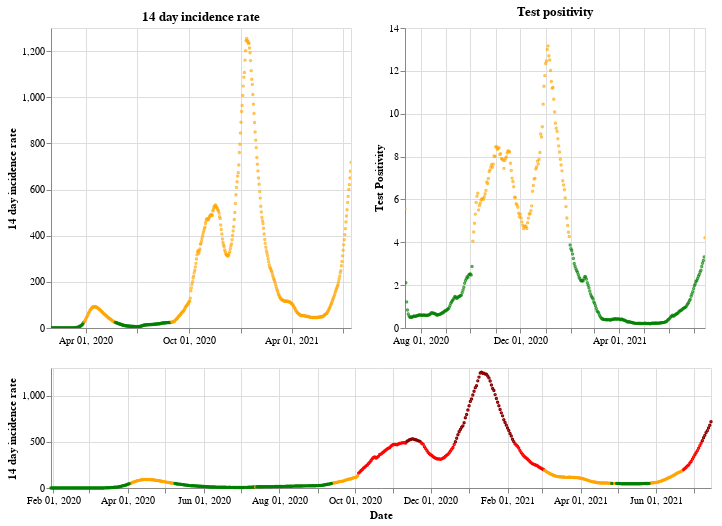

Source (notebook cell):
### Markdown cell above
## England

### Code cell
plot_traffic_light('England')

### Figure 1 — Vega-Lite specification as saved in the notebook (floating-point values rounded to 4 significant figures; data arrays with more than 128 entries replaced by an {"elided": "..."} marker saying what was removed)
{"config": {"view": {"continuousWidth": 400, "continuousHeight": 300}}, "vconcat": [{"hconcat": [{"mark": {"type": "point", "size": 2}, "encoding": {"color": {"condition": {"value": "green", "test": "(datum.twoWeeklyCasesRate <= 25)"}, "value": "orange"}, "tooltip": [{"type": "nominal", "field": "areaName"}, {"type": "temporal", "field": "date"}, {"type": "quantitative", "field": "twoWeeklyCasesRate"}, {"type": "quantitative", "field": "testPositivity"}], "x": {"type": "temporal", "axis": {"title": ""}, "field": "date", "scale": {"domain": {"selection": "DateBrush"}}, "timeUnit": "yearmonthdate"}, "y": {"type": "quantitative", "axis": {"title": "14 day incidence rate"}, "field": "twoWeeklyCasesRate"}}, "title": "14 day incidence rate", "width": 300}, {"mark": {"type": "point", "size": 2}, "encoding": {"color": {"condition": {"value": "green", "test": "(datum.testPositivity <= 4)"}, "value": "orange"}, "tooltip": [{"type": "nominal", "field": "areaName"}, {"type": "temporal", "field": "date"}, {"type": "quantitative", "field": "twoWeeklyCasesRate"}, {"type": "quantitative", "field": "testPositivity"}], "x": {"type": "temporal", "axis": {"title": ""}, "field": "date", "scale": {"domain": {"selection": "DateBrush"}}, "timeUnit": "yearmonthdate"}, "y": {"type": "quantitative", "axis": {"title": "Test Positivity"}, "field": "testPositivity"}}, "title": "Test positivity", "width": 300}]}, {"layer": [{"mark": {"type": "point", "size": 2}, "encoding": {"color": {"condition": {"value": "orange", "test": "(((datum.testPositivity < 4) && (datum.twoWeeklyCasesRate >= 50)) && (datum.twoWeeklyCasesRate < 200))"}, "value": "red"}, "opacity": {"condition": {"value": 1, "test": "((datum.twoWeeklyCasesRate >= 50) && (datum.twoWeeklyCasesRate < 500))"}, "value": 0}, "tooltip": [{"type": "nominal", "field": "areaName"}, {"type": "temporal", "field": "date"}, {"type": "quantitative", "field": "twoWeeklyCasesRate"}, {"type": "quantitative", "field": "testPositivity"}], "x": {"type": "temporal", "axis": {"title": "Date"}, "field": "date", "timeUnit": "yearmonthdate"}, "y": {"type": "quantitative", "axis": {"title": "14 day incidence rate"}, "field": "twoWeeklyCasesRate"}}, "selection": {"DateBrush": {"type": "interval", "encodings": ["x"], "fields": ["Time"]}}}, {"mark": {"type": "point", "size": 2}, "encoding": {"color": {"value": "darkred"}, "opacity": {"condition": {"value": 1, "test": "(datum.twoWeeklyCasesRate >= 500)"}, "value": 0}, "tooltip": [{"type": "nominal", "field": "areaName"}, {"type": "temporal", "field": "date"}, {"type": "quantitative", "field": "twoWeeklyCasesRate"}, {"type": "quantitative", "field": "testPositivity"}], "x": {"type": "temporal", "axis": {"title": "Date"}, "field": "date", "timeUnit": "yearmonthdate"}, "y": {"type": "quantitative", "axis": {"title": "14 day incidence rate"}, "field": "twoWeeklyCasesRate"}}}, {"mark": {"type": "point", "size": 2}, "encoding": {"color": {"condition": {"value": "green", "test": "((datum.testPositivity < 4) && (datum.twoWeeklyCasesRate < 50))"}, "value": "orange"}, "opacity": {"condition": {"value": 1, "test": "(datum.twoWeeklyCasesRate < 50)"}, "value": 0}, "tooltip": [{"type": "nominal", "field": "areaName"}, {"type": "temporal", "field": "date"}, {"type": "quantitative", "field": "twoWeeklyCasesRate"}, {"type": "quantitative", "field": "testPositivity"}], "x": {"type": "temporal", "axis": {"title": "Date"}, "field": "date", "timeUnit": "yearmonthdate"}, "y": {"type": "quantitative", "axis": {"title": "14 day incidence rate"}, "field": "twoWeeklyCasesRate"}}}], "height": 120, "width": 660}], "data": {"name": "data-4eef86838a3cb27c52b7bddeef29cfa1"}, "$schema": "https://vega.github.io/schema/vega-lite/v4.8.1.json", "datasets": {"data-4eef86838a3cb27c52b7bddeef29cfa1": {"elided": "533 records"}}}
